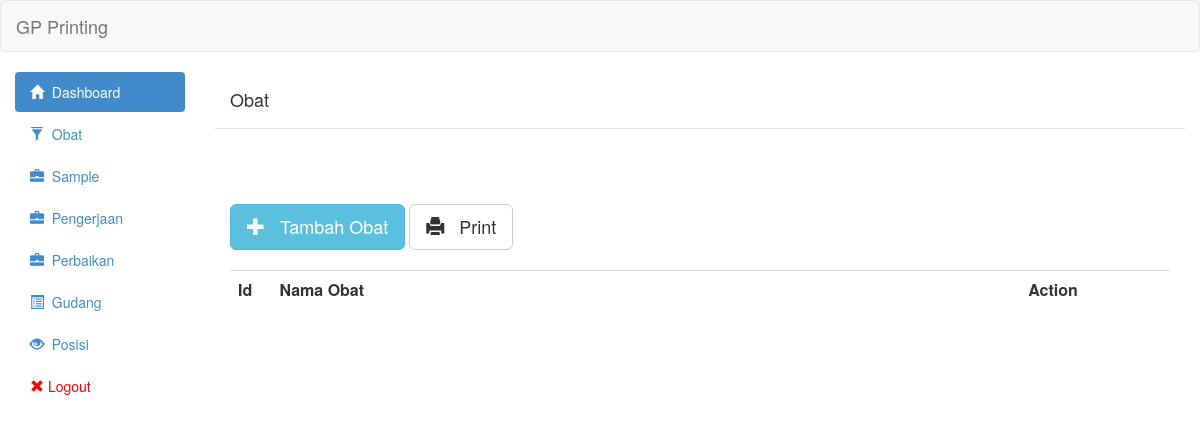
Before: /view/obat.php (signed in) with the older database file.
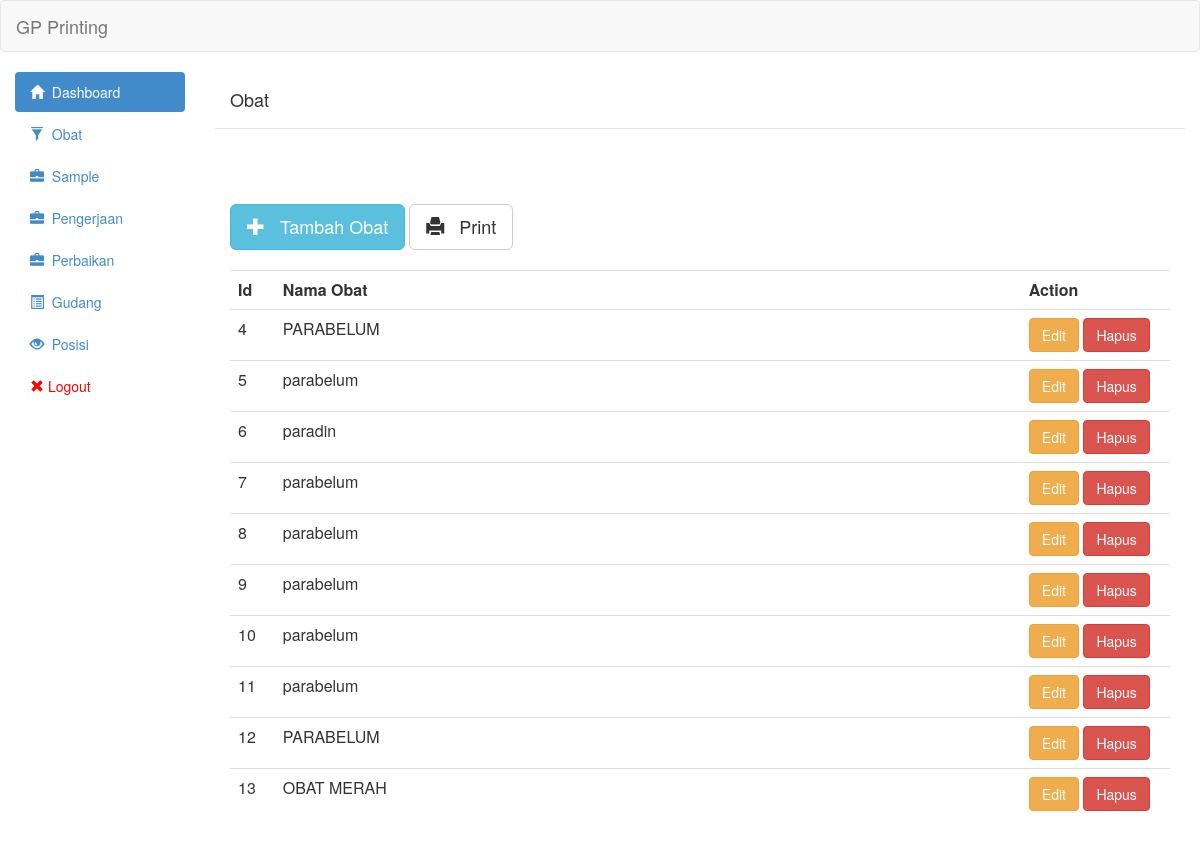
After: the same page with the newer database file.
### tables this page shows
CREATE TABLE `obat` (
  `id` int(11) NOT NULL,
  `nama_obat` varchar(255) NOT NULL,
  `kilo` decimal(10,3) NOT NULL,
  `harga_beli` int(11) NOT NULL,
  `harga_jual` int(11) NOT NULL
);

### controller/obat/obat_show.php (the view, shortened to what this page needs)
<?php
	include('../controller/config/linken.php');
	include('../controller/config/asset.php');
	$queryGetObat = "SELECT * from Obat";
	$resultGetObat = mysqli_query($link,$queryGetObat) or die(mysqli_error($link));
	 echo "<table class='table table-hover' style='width:100%'><tr>
                        <th class='col-md-1' style='width:2%'>Id</th>
                        <th class='col-md-1' style='width:50%'>Nama Obat</th>
                        <th class='col-md-1' style='width:10%'>Action</th>
                        </tr>";
	while($row = mysqli_fetch_assoc($resultGetObat)){
	?>
                            <tr onclick='AjaxGetDetailObat(<?php echo $row["id"]?>)'>
								<td><?php echo $row['id']?></td>
                                <td><?php echo $row['nama_obat']?></td>
								<td>
                                <button onclick="editObat(<?php echo $row["id"];?>)" class="btn btn-warning">Edit</button>
                                <a class='btn btn-danger' href='controller/obat/obat_delete.php?id="<?php echo $row["id"];?>"'>Hapus</a></td>
                            </tr>
<?php
	}
	echo "</table>"
	?>

Changed rows visible on the page:
added obat: id "4", nama_obat "PARABELUM"
added obat: id "5", nama_obat "parabelum"
added obat: id "6", nama_obat "paradin"
added obat: id "7", nama_obat "parabelum"
added obat: id "8", nama_obat "parabelum"
added obat: id "9", nama_obat "parabelum"
added obat: id "10", nama_obat "parabelum"
added obat: id "11", nama_obat "parabelum"
added obat: id "12", nama_obat "PARABELUM"
added obat: id "13", nama_obat "OBAT MERAH"
